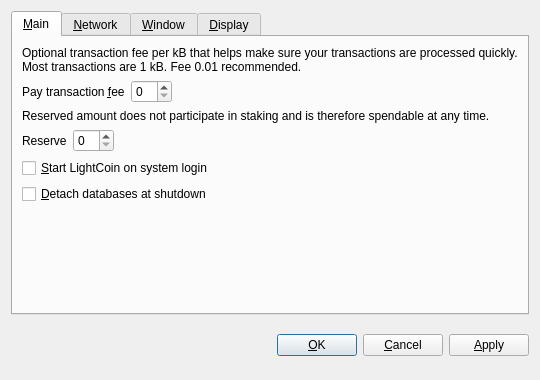
<?xml version="1.0" encoding="UTF-8"?>
<ui version="4.0">
 <class>OptionsDialog</class>
 <widget class="QDialog" name="OptionsDialog">
  <property name="geometry">
   <rect>
    <x>0</x>
    <y>0</y>
    <width>540</width>
    <height>380</height>
   </rect>
  </property>
  <property name="windowTitle">
   <string>Options</string>
  </property>
  <property name="modal">
   <bool>true</bool>
  </property>
  <layout class="QVBoxLayout" name="verticalLayout">
   <item>
    <widget class="QTabWidget" name="tabWidget">
     <property name="tabPosition">
      <enum>QTabWidget::North</enum>
     </property>
     <property name="currentIndex">
      <number>0</number>
     </property>
     <widget class="QWidget" name="tabMain">
      <attribute name="title">
       <string>&amp;Main</string>
      </attribute>
      <layout class="QVBoxLayout" name="verticalLayout_Main">
       <item>
        <widget class="QLabel" name="transactionFeeInfoLabel">
         <property name="text">
          <string>Optional transaction fee per kB that helps make sure your transactions are processed quickly. Most transactions are 1 kB. Fee 0.01 recommended.</string>
         </property>
         <property name="textFormat">
          <enum>Qt::PlainText</enum>
         </property>
         <property name="wordWrap">
          <bool>true</bool>
         </property>
        </widget>
       </item>
       <item>
        <layout class="QHBoxLayout" name="horizontalLayoutFee">
         <item>
          <widget class="QLabel" name="transactionFeeLabel">
           <property name="text">
            <string>Pay transaction &amp;fee</string>
           </property>
           <property name="textFormat">
            <enum>Qt::PlainText</enum>
           </property>
           <property name="buddy">
            <cstring>transactionFee</cstring>
           </property>
          </widget>
         </item>
         <item>
          <widget class="BitcoinAmountField" name="transactionFee"/>
         </item>
         <item>
          <spacer name="horizontalSpacerFee">
           <property name="orientation">
            <enum>Qt::Horizontal</enum>
           </property>
           <property name="sizeHint" stdset="0">
            <size>
             <width>40</width>
             <height>20</height>
            </size>
           </property>
          </spacer>
         </item>
        </layout>
       </item>
       <item>
        <widget class="QLabel" name="reserveBalanceInfoLabel">
         <property name="text">
          <string>Reserved amount does not participate in staking and is therefore spendable at any time.</string>
         </property>
         <property name="textFormat">
          <enum>Qt::PlainText</enum>
         </property>
         <property name="wordWrap">
          <bool>true</bool>
         </property>
        </widget>
       </item>
       <item>
        <layout class="QHBoxLayout" name="horizontalLayoutReserveBalance">
         <item>
          <widget class="QLabel" name="reserveBalanceLabel">
           <property name="text">
            <string>Reserve</string>
           </property>
           <property name="textFormat">
            <enum>Qt::PlainText</enum>
           </property>
           <property name="buddy">
            <cstring>reserveBalance</cstring>
           </property>
          </widget>
         </item>
         <item>
          <widget class="BitcoinAmountField" name="reserveBalance"/>
         </item>
         <item>
          <spacer name="horizontalSpacerReserveBalance">
           <property name="orientation">
            <enum>Qt::Horizontal</enum>
           </property>
           <property name="sizeHint" stdset="0">
            <size>
             <width>40</width>
             <height>20</height>
            </size>
           </property>
          </spacer>
         </item>
        </layout>
       </item>
       <item>
        <widget class="QCheckBox" name="bitcoinAtStartup">
         <property name="toolTip">
          <string>Automatically start LightCoin after logging in to the system.</string>
         </property>
         <property name="text">
          <string>&amp;Start LightCoin on system login</string>
         </property>
        </widget>
       </item>
       <item>
        <widget class="QCheckBox" name="detachDatabases">
         <property name="toolTip">
          <string>Detach block and address databases at shutdown. This means they can be moved to another data directory, but it slows down shutdown. The wallet is always detached.</string>
         </property>
         <property name="text">
          <string>&amp;Detach databases at shutdown</string>
         </property>
        </widget>
       </item>
       <item>
        <spacer name="verticalSpacer_Main">
         <property name="orientation">
          <enum>Qt::Vertical</enum>
         </property>
         <property name="sizeHint" stdset="0">
          <size>
           <width>20</width>
           <height>40</height>
          </size>
         </property>
        </spacer>
       </item>
      </layout>
     </widget>
     <widget class="QWidget" name="tabNetwork">
      <attribute name="title">
       <string>&amp;Network</string>
      </attribute>
      <layout class="QVBoxLayout" name="verticalLayout_Network">
       <item>
        <widget class="QCheckBox" name="mapPortUpnp">
         <property name="toolTip">
          <string>Automatically open the LightCoin client port on the router. This only works when your router supports UPnP and it is enabled.</string>
         </property>
         <property name="text">
          <string>Map port using &amp;UPnP</string>
         </property>
        </widget>
       </item>
       <item>
        <widget class="QCheckBox" name="connectSocks">
         <property name="toolTip">
          <string>Connect to the LightCoin network through a SOCKS proxy (e.g. when connecting through Tor).</string>
         </property>
         <property name="text">
          <string>&amp;Connect through SOCKS proxy:</string>
         </property>
        </widget>
       </item>
       <item>
        <layout class="QHBoxLayout" name="horizontalLayout_Network">
         <item>
          <widget class="QLabel" name="proxyIpLabel">
           <property name="text">
            <string>Proxy &amp;IP:</string>
           </property>
           <property name="textFormat">
            <enum>Qt::PlainText</enum>
           </property>
           <property name="buddy">
            <cstring>proxyIp</cstring>
           </property>
          </widget>
         </item>
         <item>
          <widget class="QValidatedLineEdit" name="proxyIp">
           <property name="maximumSize">
            <size>
             <width>140</width>
             <height>16777215</height>
            </size>
           </property>
           <property name="toolTip">
            <string>IP address of the proxy (e.g. 127.0.0.1)</string>
           </property>
          </widget>
         </item>
         <item>
          <widget class="QLabel" name="proxyPortLabel">
           <property name="text">
            <string>&amp;Port:</string>
           </property>
           <property name="textFormat">
            <enum>Qt::PlainText</enum>
           </property>
           <property name="buddy">
            <cstring>proxyPort</cstring>
           </property>
          </widget>
         </item>
         <item>
          <widget class="QLineEdit" name="proxyPort">
           <property name="maximumSize">
            <size>
             <width>55</width>
             <height>16777215</height>
            </size>
           </property>
           <property name="toolTip">
            <string>Port of the proxy (e.g. 9050)</string>
           </property>
          </widget>
         </item>
         <item>
          <widget class="QLabel" name="socksVersionLabel">
           <property name="text">
            <string>SOCKS &amp;Version:</string>
           </property>
           <property name="textFormat">
            <enum>Qt::PlainText</enum>
           </property>
           <property name="buddy">
            <cstring>socksVersion</cstring>
           </property>
          </widget>
         </item>
         <item>
          <widget class="QValueComboBox" name="socksVersion">
           <property name="toolTip">
            <string>SOCKS version of the proxy (e.g. 5)</string>
           </property>
          </widget>
         </item>
         <item>
          <spacer name="horizontalSpacer_Network">
           <property name="orientation">
            <enum>Qt::Horizontal</enum>
           </property>
           <property name="sizeHint" stdset="0">
            <size>
             <width>40</width>
             <height>20</height>
            </size>
           </property>
          </spacer>
         </item>
        </layout>
       </item>
       <item>
        <spacer name="verticalSpacer_Network">
         <property name="orientation">
          <enum>Qt::Vertical</enum>
         </property>
         <property name="sizeHint" stdset="0">
          <size>
           <width>20</width>
           <height>40</height>
          </size>
         </property>
        </spacer>
       </item>
      </layout>
     </widget>
     <widget class="QWidget" name="tabWindow">
      <attribute name="title">
       <string>&amp;Window</string>
      </attribute>
      <layout class="QVBoxLayout" name="verticalLayout_Window">
       <item>
        <widget class="QCheckBox" name="minimizeToTray">
         <property name="toolTip">
          <string>Show only a tray icon after minimizing the window.</string>
         </property>
         <property name="text">
          <string>&amp;Minimize to the tray instead of the taskbar</string>
         </property>
        </widget>
       </item>
       <item>
        <widget class="QCheckBox" name="minimizeOnClose">
         <property name="toolTip">
          <string>Minimize instead of exit the application when the window is closed. When this option is enabled, the application will be closed only after selecting Quit in the menu.</string>
         </property>
         <property name="text">
          <string>M&amp;inimize on close</string>
         </property>
        </widget>
       </item>
       <item>
        <spacer name="verticalSpacer_Window">
         <property name="orientation">
          <enum>Qt::Vertical</enum>
         </property>
         <property name="sizeHint" stdset="0">
          <size>
           <width>20</width>
           <height>40</height>
          </size>
         </property>
        </spacer>
       </item>
      </layout>
     </widget>
     <widget class="QWidget" name="tabDisplay">
      <attribute name="title">
       <string>&amp;Display</string>
      </attribute>
      <layout class="QVBoxLayout" name="verticalLayout_Display">
       <item>
        <layout class="QHBoxLayout" name="horizontalLayout_1_Display">
         <item>
          <widget class="QLabel" name="langLabel">
           <property name="text">
            <string>User Interface &amp;language:</string>
           </property>
           <property name="textFormat">
            <enum>Qt::PlainText</enum>
           </property>
           <property name="buddy">
            <cstring>lang</cstring>
           </property>
          </widget>
         </item>
         <item>
          <widget class="QValueComboBox" name="lang">
           <property name="toolTip">
            <string>The user interface language can be set here. This setting will take effect after restarting LightCoin.</string>
           </property>
          </widget>
         </item>
        </layout>
       </item>
       <item>
        <layout class="QHBoxLayout" name="horizontalLayout_2_Display">
         <item>
          <widget class="QLabel" name="unitLabel">
           <property name="text">
            <string>&amp;Unit to show amounts in:</string>
           </property>
           <property name="textFormat">
            <enum>Qt::PlainText</enum>
           </property>
           <property name="buddy">
            <cstring>unit</cstring>
           </property>
          </widget>
         </item>
         <item>
          <widget class="QValueComboBox" name="unit">
           <property name="toolTip">
            <string>Choose the default subdivision unit to show in the interface and when sending coins.</string>
           </property>
          </widget>
         </item>
        </layout>
       </item>
       <item>
        <widget class="QCheckBox" name="displayAddresses">
         <property name="toolTip">
          <string>Whether to show LightCoin addresses in the transaction list or not.</string>
         </property>
         <property name="text">
          <string>&amp;Display addresses in transaction list</string>
         </property>
        </widget>
       </item>
       <item>
        <widget class="QCheckBox" name="coinControlFeatures">
         <property name="toolTip">
          <string>Whether to show coin control features or not.</string>
         </property>
         <property name="text">
          <string>Display coin &amp;control features (experts only!)</string>
         </property>
        </widget>
       </item>
       <item>
        <spacer name="verticalSpacer_Display">
         <property name="orientation">
          <enum>Qt::Vertical</enum>
         </property>
         <property name="sizeHint" stdset="0">
          <size>
           <width>20</width>
           <height>40</height>
          </size>
         </property>
        </spacer>
       </item>
      </layout>
     </widget>
    </widget>
   </item>
   <item>
    <layout class="QHBoxLayout" name="horizontalLayout_Buttons">
     <item>
      <spacer name="horizontalSpacer_1">
       <property name="orientation">
        <enum>Qt::Horizontal</enum>
       </property>
       <property name="sizeHint" stdset="0">
        <size>
         <width>40</width>
         <height>48</height>
        </size>
       </property>
      </spacer>
     </item>
     <item>
      <widget class="QLabel" name="statusLabel">
       <property name="font">
        <font>
         <weight>75</weight>
         <bold>true</bold>
        </font>
       </property>
       <property name="text">
        <string/>
       </property>
       <property name="textFormat">
        <enum>Qt::PlainText</enum>
       </property>
       <property name="wordWrap">
        <bool>true</bool>
       </property>
      </widget>
     </item>
     <item>
      <spacer name="horizontalSpacer_2">
       <property name="orientation">
        <enum>Qt::Horizontal</enum>
       </property>
       <property name="sizeHint" stdset="0">
        <size>
         <width>40</width>
         <height>48</height>
        </size>
       </property>
      </spacer>
     </item>
     <item>
      <widget class="QPushButton" name="okButton">
       <property name="text">
        <string>&amp;OK</string>
       </property>
      </widget>
     </item>
     <item>
      <widget class="QPushButton" name="cancelButton">
       <property name="text">
        <string>&amp;Cancel</string>
       </property>
       <property name="autoDefault">
        <bool>false</bool>
       </property>
      </widget>
     </item>
     <item>
      <widget class="QPushButton" name="applyButton">
       <property name="text">
        <string>&amp;Apply</string>
       </property>
       <property name="autoDefault">
        <bool>false</bool>
       </property>
      </widget>
     </item>
    </layout>
   </item>
  </layout>
 </widget>
 <customwidgets>
  <customwidget>
   <class>BitcoinAmountField</class>
   <extends>QSpinBox</extends>
   <header>bitcoinamountfield.h</header>
  </customwidget>
  <customwidget>
   <class>QValueComboBox</class>
   <extends>QComboBox</extends>
   <header>qvaluecombobox.h</header>
  </customwidget>
  <customwidget>
   <class>QValidatedLineEdit</class>
   <extends>QLineEdit</extends>
   <header>qvalidatedlineedit.h</header>
  </customwidget>
 </customwidgets>
 <resources/>
 <connections/>
</ui>
